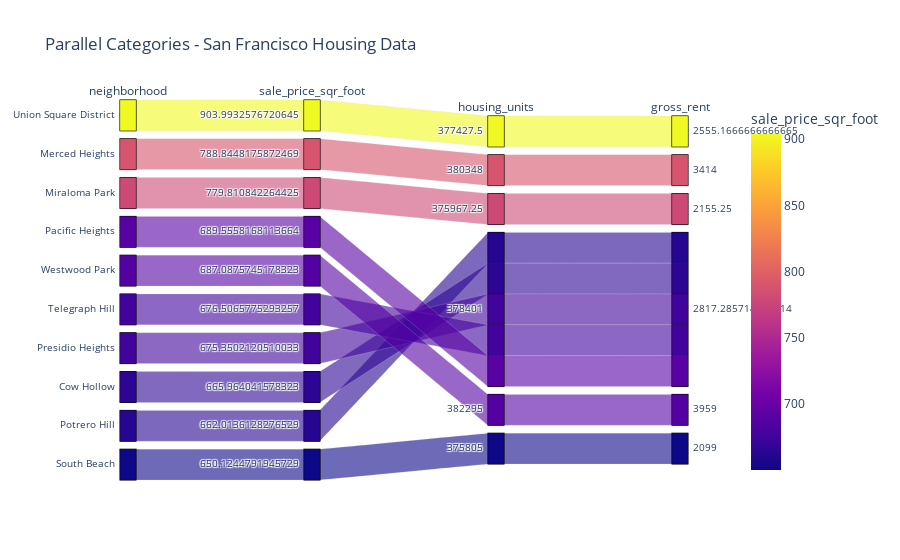

Notebook source saved alongside this figure:
### Code cell
# Parallel Categories Plot
par_cat = ['neighborhood', 'sale_price_sqr_foot', 'housing_units', 'gross_rent']
parallel_cat = px.parallel_categories(
    neighborhood_par,  
    color ='sale_price_sqr_foot', 
    dimensions=par_cat, 
    title="Parallel Categories - San Francisco Housing Data"
    )
parallel_cat.show()

### Figure 1 — Plotly figure (JSON) as saved in the notebook; plotly's stock layout.template omitted (floating-point values rounded to 4 significant figures)
{"data": [{"dimensions": [{"label": "neighborhood", "values": ["Union Square District", "Merced Heights", "Miraloma Park", "Pacific Heights", "Westwood Park", "Telegraph Hill", "Presidio Heights", "Cow Hollow", "Potrero Hill", "South Beach"]}, {"label": "sale_price_sqr_foot", "values": [904.0, 788.8, 779.8, 689.6, 687.1, 676.5, 675.4, 666.0, 662.0, 650.1]}, {"label": "housing_units", "values": [377400.0, 380348, 376000.0, 378401, 382295, 378401, 378401, 378401, 378401, 375805]}, {"label": "gross_rent", "values": [2555.0, 3414, 2155.0, 2817.0, 3959, 2817.0, 2817.0, 2817.0, 2817.0, 2099]}], "domain": {"x": [0, 1], "y": [0, 1]}, "line": {"color": [904.0, 788.8, 779.8, 689.6, 687.1, 676.5, 675.4, 666.0, 662.0, 650.1], "coloraxis": "coloraxis"}, "name": "", "type": "parcats"}], "layout": {"autosize": true, "coloraxis": {"colorbar": {"title": {"text": "sale_price_sqr_foot"}}, "colorscale": [[0, "#0d0887"], [0.1111, "#46039f"], [0.2222, "#7201a8"], [0.3333, "#9c179e"], [0.4444, "#bd3786"], [0.5556, "#d8576b"], [0.6667, "#ed7953"], [0.7778, "#fb9f3a"], [0.8889, "#fdca26"], [1, "#f0f921"]]}, "legend": {"tracegroupgap": 0}, "title": {"text": "Parallel Categories - San Francisco Housing Data"}}}
